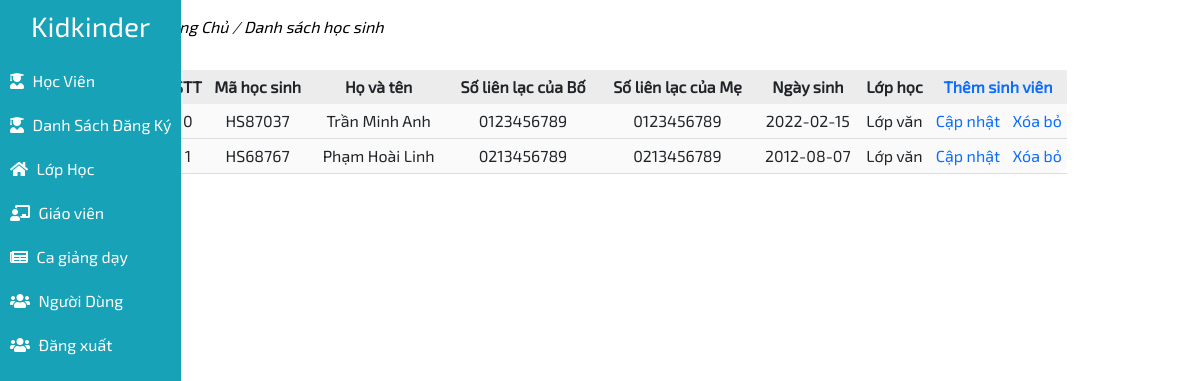
The app's page /admin/index.php (signed in) with its own data.
### tables this page shows
CREATE TABLE `students` (
  `id_student` int(11) NOT NULL,
  `birthday` date NOT NULL,
  `student_name` varchar(50) NOT NULL,
  `phone_farther` varchar(11) NOT NULL,
  `phone_morther` varchar(11) NOT NULL,
  `id_class` int(11) NOT NULL,
  `student_code` varchar(45) NOT NULL,
  `sex` int(11) NOT NULL,
  `father_name` varchar(45) DEFAULT NULL,
  `morther_name` varchar(45) DEFAULT NULL,
  `tuition_status` int(11) DEFAULT NULL
);

CREATE TABLE `class` (
  `id_class` int(11) NOT NULL,
  `class_name` varchar(100) NOT NULL,
  `start_date` date NOT NULL,
  `end_date` date NOT NULL,
  `tuition` varchar(15) NOT NULL,
  `desc_class` text NOT NULL,
  `capacity` int(11) NOT NULL,
  `images` varchar(255) NOT NULL,
  `current_number` int(11) NOT NULL
);

### database/config.php (called while the page is built, shortened)
<?php
    function getConnect(){
        $host = "localhost";
        $dbname = "kisdschool";
        $dbusername = "root";
        $dbpwd = "";
        try {
            $conn = new PDO("mysql:host=$host;dbname=$dbname;charset=utf8", $dbusername, $dbpwd);
        }catch(Exception $ex){
            var_dump($ex->getMessage());
            die;
        }
        return $conn;
    }
    function executeQuery($sqlQuery, $getAll = false){
        $conn = getConnect();
        $stmt = $conn->prepare($sqlQuery);
        $stmt->execute();
        $result = $stmt->fetchAll();
        if($getAll){
            return $result;
        }
        return $result[0];
    }
?>

### admin/page/students.php (the view)
<?php
$sqlGetStudents = "SELECT * FROM `students` JOIN class ON class.id_class = students.id_class";
$dataStudents = empty(executeQuery($sqlGetStudents, true)) ? [] : executeQuery($sqlGetStudents, true);
?>
<div class="studentPage">
    <p class="navPage">
        <a href=""><i>Trang Chủ</i></a>
        <i>/</i>
        <a href=""><i>Danh sách học sinh</i></a>
    </p>
    <div class="content">
        <table>
            <thead>
                <tr>
                    <th>STT</th>
                    <th>Mã học sinh</th>
                    <th>Họ và tên</th>
                    <th>Số liên lạc của Bố</th>
                    <th>Số liên lạc của Mẹ</th>
                    <th>Ngày sinh</th>
                    <th>Lớp học</th>
                    <th colspan="2">
                        <a href="?action=new-student">Thêm sinh viên</a>
                    </th>
                </tr>
            </thead>
            <tbody>
                <?php foreach ($dataStudents as $key => $value): ?>
                <tr>
                    <td><?= $key ?></td>
                    <td><?= $value['student_code'] ?></td>
                    <td><?= $value['student_name'] ?></td>
                    <td><?= $value['phone_farther'] ?></td>
                    <td><?= $value['phone_morther'] ?></td>
                    <td><?= $value['birthday'] ?></td>
                    <td><?= $value['class_name'] ?></td>
                    <td>
                        <a href="?action=update-student&id=<?= $value['id_student'] ?>">Cập nhật</a>
                    </td>
                    <td>
                        <a href="?action=remove-student&id=<?= $value['id_student'] ?>">Xóa bỏ</a>
                    </td>
                </tr>
                <?php endforeach ?>
            </tbody>
        </table>
    </div>
</div>

### admin/css/style.css (style rules this page uses)
* { margin: 0; padding: 0; font-family: "Exo2"; }
.home .content { width: 90%; padding: 15px ; }
.navPage a { color: black; text-decoration: none; }
.studentPage .content a { text-decoration: none; }
.content table { width: 100%; }
.content table thead th { padding: 5px 10px; text-align: center; }
.content table tbody td { text-align: center; padding: 5px 0px; border-bottom: 1px solid gainsboro; }
.content table { text-align: center; width: 100%; background: #f3f3f373; padding: 10px; border-radius: 10px; }
.content table thead th { background-color: #e5e5e5a6; padding: 5px 0px; }

### records on screen
students: key "0", student_code "HS87037", student_name "Trần Minh Anh", phone_farther "0123456789", phone_morther "0123456789", birthday "2022-02-15", id_class.class_name "Lớp văn"
students: key "1", student_code "HS68767", student_name "Phạm Hoài Linh", phone_farther "0213456789", phone_morther "0213456789", birthday "2012-08-07", id_class.class_name "Lớp văn"
